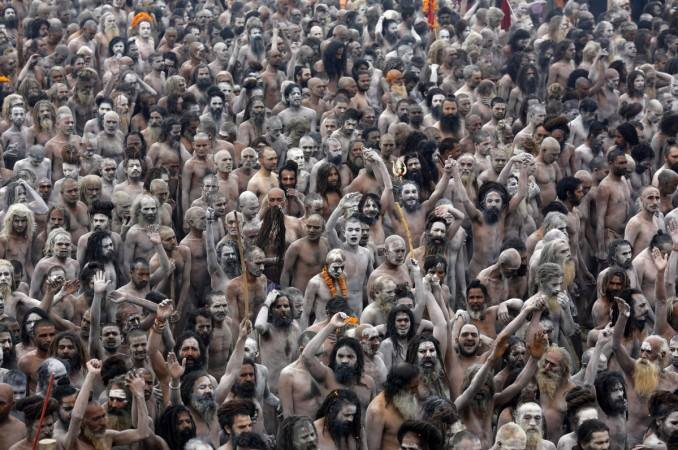
%> input picture assg1/kumbhmela.jpg, 678 x 450 px
$ octave q6.m   (GNU Octave 9; MATLAB toolbox functions it lacks are replaced by stand-ins)
%> lines starting %> are read from the running program, lines starting %| are printed output that depends on the picture
mela   = rgb2gray(imread('kumbhmela.jpg'));
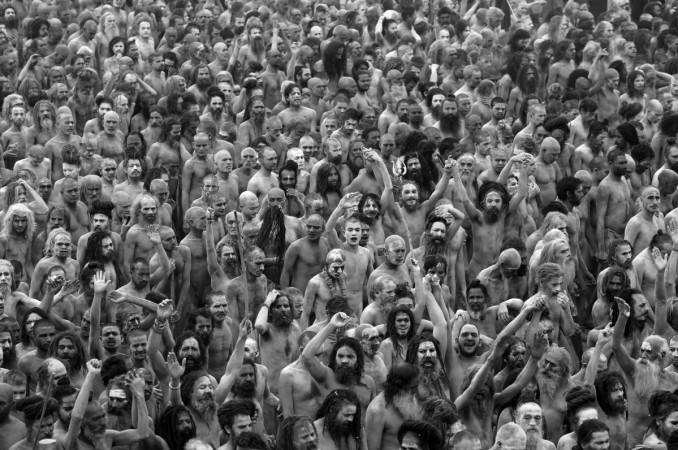
%> mela: size 450x678 uint8; min 0, max 255, mean 95.7
baba = rgb2gray(imread('shyam.jpg'));
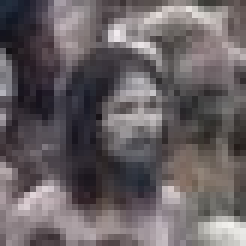
%> input picture assg1/shyam.jpg, 41 x 41 px (shown 6 times larger)
%> baba: size 41x41 uint8; min 18, max 241, mean 99.3
locate = normxcorr2(baba,mela);
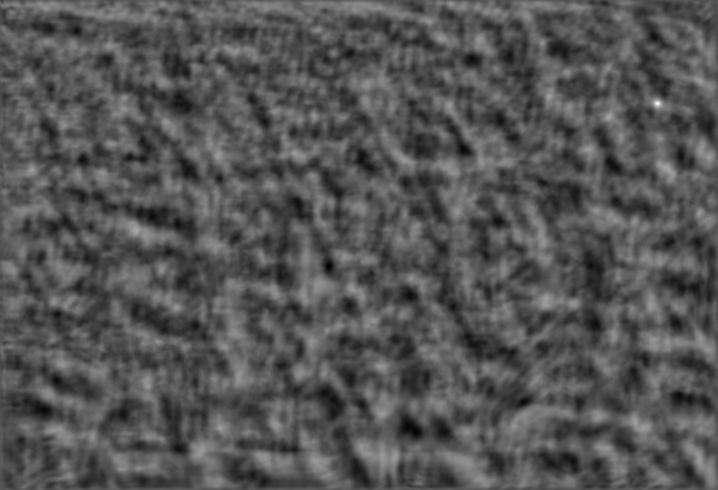
%> locate: size 490x718 double; min -0.487, max 0.987, mean 0.00182; drawn with min black and max white
[ypeak, xpeak] = find(locate==max(locate(:)));
%> ypeak = 104; xpeak = 658
yoffSet = ypeak-size(baba,1);
%> yoffSet = 63
xoffSet = xpeak-size(baba,2);
%> xoffSet = 617
hFig = figure;
hAx  = axes;
imshow(mela,'Parent', hAx);
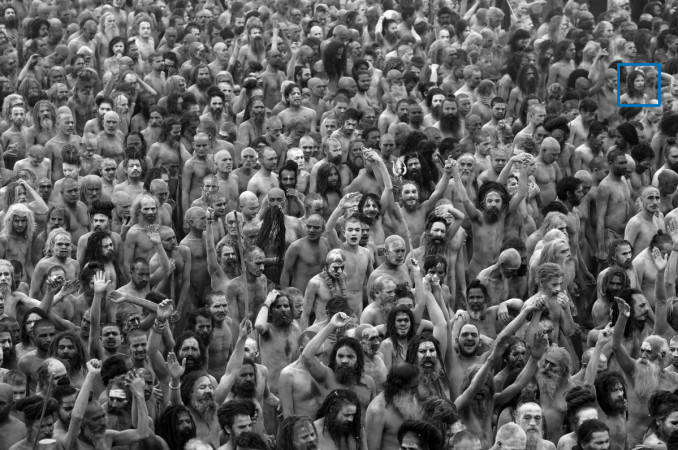
%> figure redrawn from the program's plot data
imrect(hAx, [xoffSet+1, yoffSet+1, size(baba,2), size(baba,1)]);
